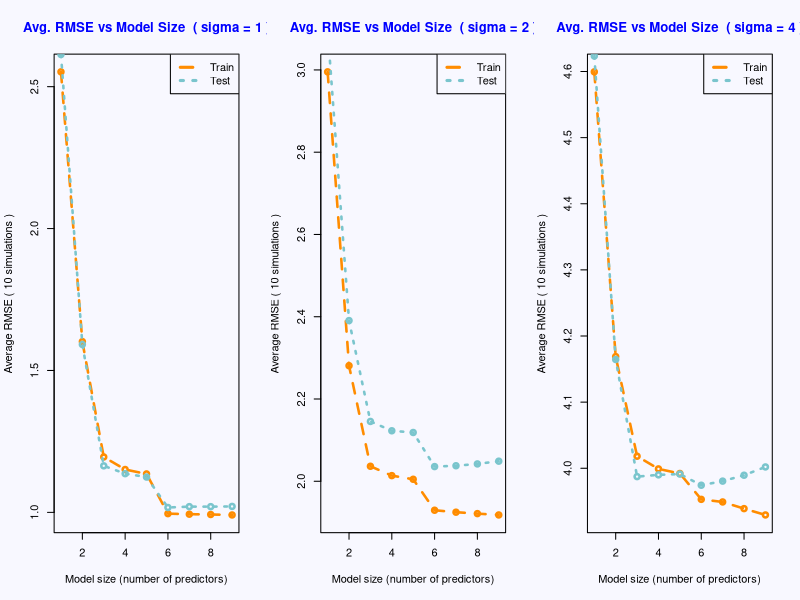

The R script that drew this image:
## ---- chunk 1
library(readr)
study2_data <- read_csv("./study_2.csv")

head(study2_data)

## ---- chunk 2
# Set a seed to have a stable generation of random numbers
birthday = 19820426
set.seed(birthday)
## ---- chunk 3
rmse <- function(expected, predicted) {
  n <- length(expected)
  sqrt(sum((expected - predicted)^2) / n)
}

# Generate the simulation data, concretely the y values given an epsilon
# and the known model with 6 predictors.
simulate_data <- function(X, betas, sigma) {
  n <- nrow(X)
  #print(X[, 2:7])
  epsilon <- rnorm(n = n, mean = 0, sd = sigma)
  X_full <- as.matrix(cbind(1, X[, 2:7]))
  X$y <- (X_full %*% betas) + epsilon
  as.data.frame(X)
}

# This function calculates the RMSE for train an test data as well
# as the index of the minimum RMSE on each case.
collect_rmse <- function(trn_data, tst_data) {
  rmse_matrix <- matrix(-1, 2, 9)

  for(im in 1:9) {
    trn_mod <- trn_data[, 1:(im+1)]
    tst_mod <- tst_data[, 1:(im+1)]
    sim_model <- lm(y ~ ., data = trn_mod)
    rmse_matrix[1, im] <- rmse(trn_mod$y, sim_model$fitted.values)
    tst_predictions <- predict(sim_model, newdata = tst_mod)
    rmse_matrix[2, im] <- rmse(tst_mod$y, tst_predictions)
  }
  list(
    rmse_matrix = rmse_matrix,
    trn_min_idx = which.min(rmse_matrix[1, ]),
    tst_min_idx = which.min(rmse_matrix[2, ])
    )
}

## ---- chunk 4
betas <- matrix(c(0, 3, -4, 1.6, -1.1, 0.7, 0.5))
sigma1 <- 1
sigma2 <- 2
sigma4 <- 4
num_sims <- 10

rmse_s1_acc <- matrix(0, 2, 9)
rmse_s2_acc <- matrix(0, 2, 9)
rmse_s4_acc <- matrix(0, 2, 9)

which_mins_s1 <- matrix(0, 2, num_sims)
which_mins_s2 <- matrix(0, 2, num_sims)
which_mins_s4 <- matrix(0, 2, num_sims)

## ---- chunk 5
# The main loop with num_sims simulations

for(i in 1:num_sims) {

  # We simulate the data for the known model (with 7 betas).
  # For each sigma we get a different data set.
  data_sigma1 <- simulate_data(study2_data, betas, sigma1)
  data_sigma2 <- simulate_data(study2_data, betas, sigma2)
  data_sigma4 <- simulate_data(study2_data, betas, sigma4)
  
  # Get 250 random indexes for observations
  idxs <- 1:nrow(study2_data)
  trn_idx = sample(idxs, 250)
  #print(trn_idx)
  
  # Training splits for each sigma
  data_sigma1_trn <- data_sigma1[trn_idx, ]
  data_sigma2_trn <- data_sigma2[trn_idx, ]
  data_sigma4_trn <- data_sigma4[trn_idx, ]
  
  # Testing splits for each sigma
  data_sigma1_tst <- data_sigma1[!(idxs %in% trn_idx), ]
  data_sigma2_tst <- data_sigma2[!(idxs %in% trn_idx), ]
  data_sigma4_tst <- data_sigma4[!(idxs %in% trn_idx), ]
  
  # We get a list with test and train RMSE and the index with 
  # then min RMSE for both cases
  rmse_sigma1 <- collect_rmse(data_sigma1_trn, data_sigma1_tst)
  rmse_sigma2 <- collect_rmse(data_sigma2_trn, data_sigma2_tst)
  rmse_sigma4 <- collect_rmse(data_sigma4_trn, data_sigma4_tst)
  
  # Accumulate the rmse in a 2 by 9 matrix, 
  # we'll use it for the average
  rmse_s1_acc <- rmse_s1_acc + rmse_sigma1$rmse_matrix
  rmse_s2_acc <- rmse_s2_acc + rmse_sigma2$rmse_matrix
  rmse_s4_acc <- rmse_s4_acc + rmse_sigma4$rmse_matrix
  
  # Allocate the index of the minimum RMSE for test/train and each sigma
  which_mins_s1[1, i] <- rmse_sigma1$trn_min_idx
  which_mins_s1[2, i] <- rmse_sigma1$tst_min_idx
  
  which_mins_s2[1, i] <- rmse_sigma2$trn_min_idx
  which_mins_s2[2, i] <- rmse_sigma2$tst_min_idx
  
  which_mins_s4[1, i] <- rmse_sigma4$trn_min_idx
  which_mins_s4[2, i] <- rmse_sigma4$tst_min_idx  

}


## ---- chunk 6
line_plot <- function(y1, y2, sigma, title) {
  plot(1:9, y1,
       xlab = "Model size (number of predictors)", 
       ylab = paste("Average RMSE (", num_sims, "simulations )"),
       main = paste(title," ( sigma =", sigma,")"),     
       col = "darkorange",
       lwd=2.5,
       lty=2,
       col.main='blue',
       type='o')
  
  lines(1:9,y2,
        lwd=2.5,
        lty=3,        
        col='cadetblue3',
        type='o')
  
  legend("topright", c("Train", "Test"), 
       lty = c(2, 3),
       lwd = 3,
       col = c("darkorange", "cadetblue3"))  
}


par(mfrow=c(1, 3), bg="ghostwhite")
t <- "Avg. RMSE vs Model Size"
line_plot(rmse_s1_acc[1, ] / num_sims, rmse_s1_acc[2, ] / num_sims,
          sigma = 1, title = t)
line_plot(rmse_s2_acc[1, ] / num_sims, rmse_s2_acc[2, ] / num_sims,
          sigma = 2, title = t)
line_plot(rmse_s4_acc[1, ] / num_sims, rmse_s4_acc[2, ] / num_sims,
          sigma = 4, title = t)
